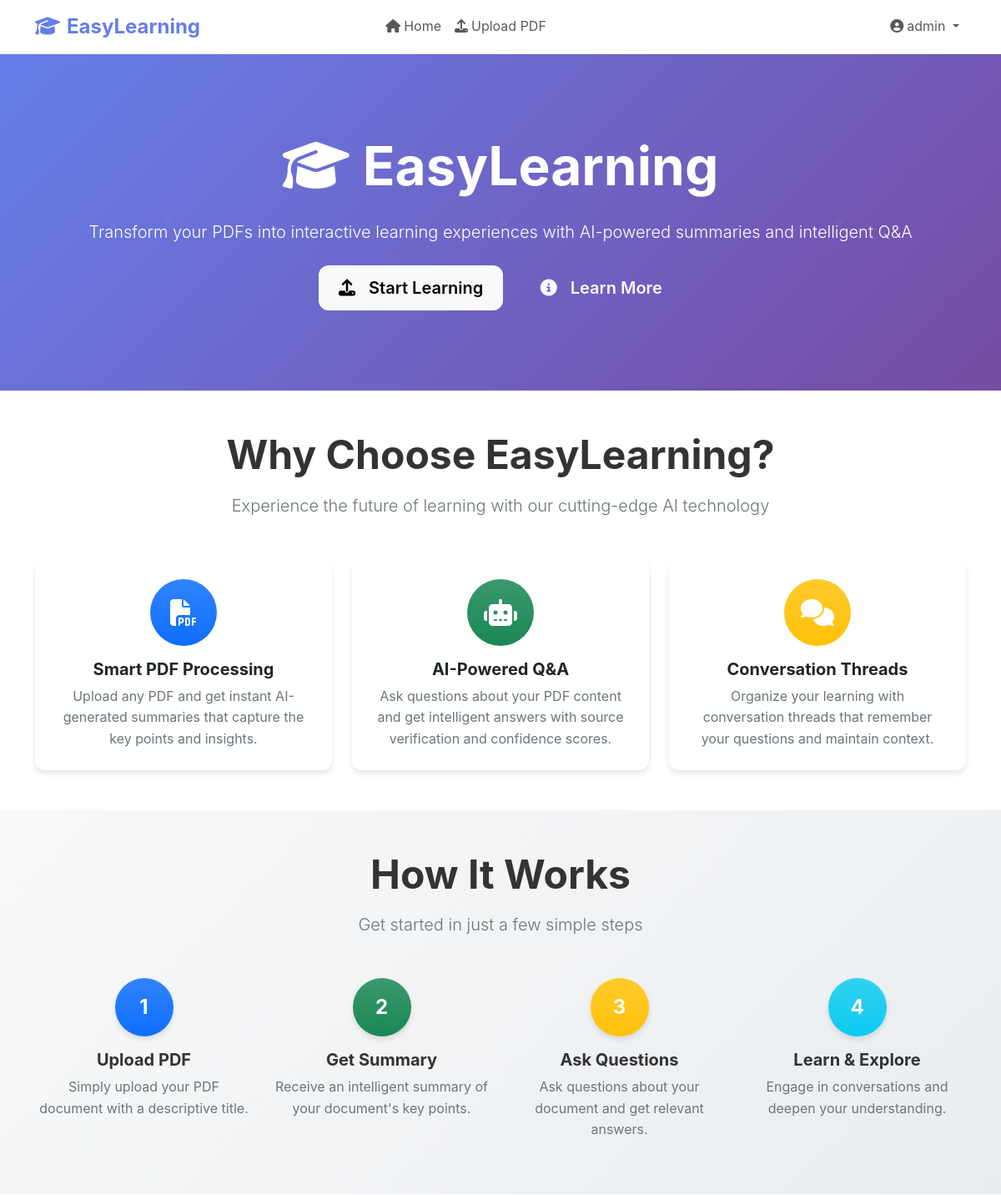
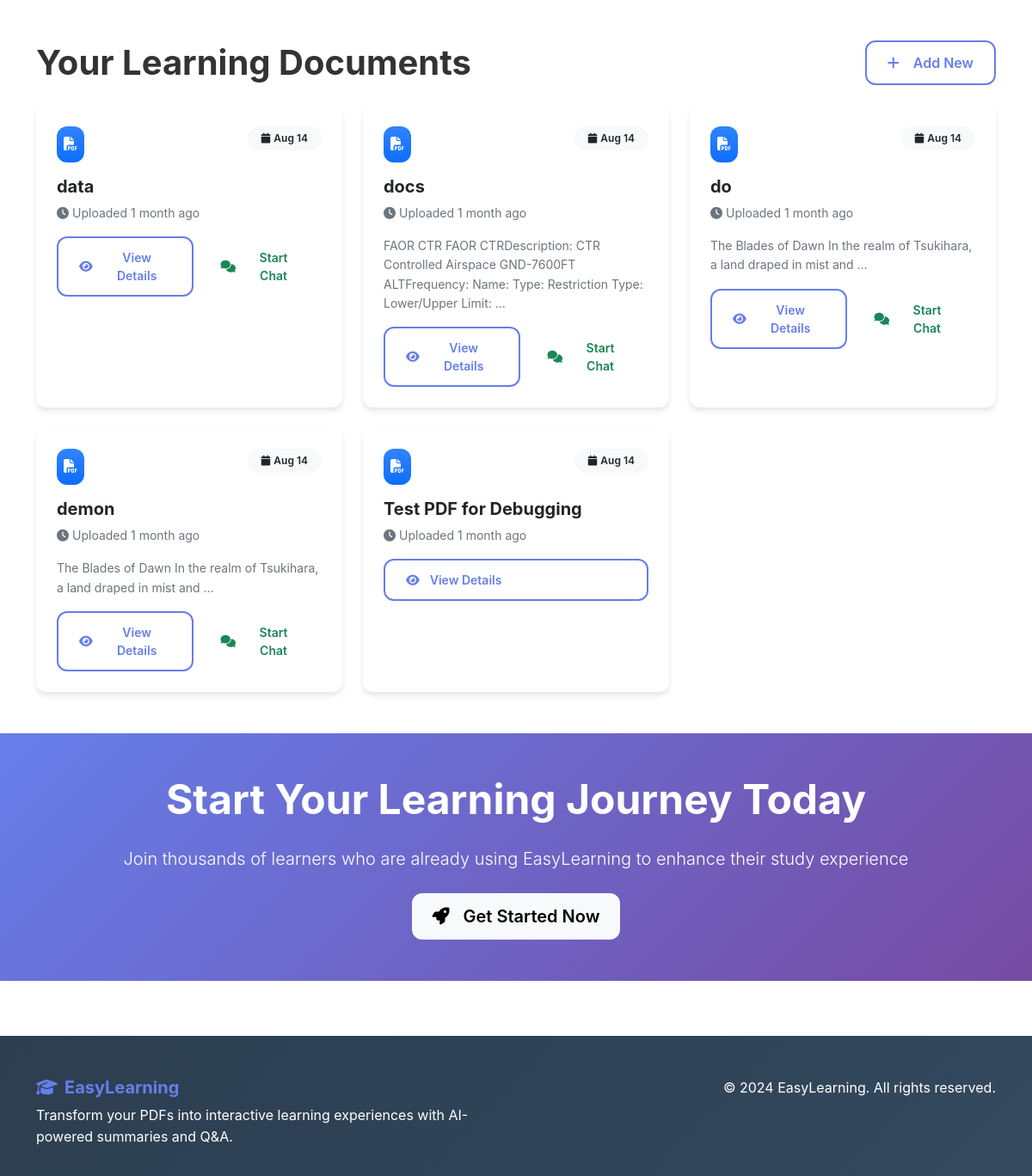
The app's page /home/ (signed in) with its own data (2 pictures, top to bottom).
### easylearning/models.py (models this page shows, shortened)
class PDFDocument(models.Model):
    id = models.UUIDField(primary_key=True, default=uuid.uuid4, editable=False)
    title = models.CharField(max_length=255)
    file = models.FileField(upload_to='pdfs/')
    uploaded_at = models.DateTimeField(auto_now_add=True)
    uploaded_by = models.ForeignKey(User, on_delete=models.CASCADE, null=True, blank=True)

class PDFSummary(models.Model):
    id = models.UUIDField(primary_key=True, default=uuid.uuid4, editable=False)
    pdf_document = models.OneToOneField(PDFDocument, on_delete=models.CASCADE, related_name='summary')
    summary_text = models.TextField()
    generated_at = models.DateTimeField(auto_now_add=True)

### easylearning/views.py (the view)
# urls.py: path('home/', views.home, name='home'),
@login_required
def home(request):
    pdfs = PDFDocument.objects.all().order_by('-uploaded_at')
    return render(request, 'easylearning/home.html', {'pdfs': pdfs})

### templates/easylearning/home.html (shortened to what this page needs)
{% extends 'base.html' %}
{% block content %}
<section class="hero-section">
    <div class="container text-center position-relative">
        <h1 class="display-3 fw-bold mb-4 animate-fade-in-up">
            <i class="fas fa-graduation-cap me-3"></i>EasyLearning
        </h1>
        <p class="lead mb-4 fs-5 animate-fade-in-up" style="animation-delay: 0.2s;">
            Transform your PDFs into interactive learning experiences with AI-powered summaries and intelligent Q&A
        </p>
        <div class="animate-fade-in-up" style="animation-delay: 0.4s;">
            <a href="{% url 'easylearning:upload_pdf' %}" class="btn btn-light btn-lg me-3">
                <i class="fas fa-upload me-2"></i>Start Learning
            </a>
            <a href="#features" class="btn btn-outline-light btn-lg">
                <i class="fas fa-info-circle me-2"></i>Learn More
            </a>
        </div>
    </div>
</section>
<section id="features" class="py-5">
    <div class="container">
        <div class="text-center mb-5">
            <h2 class="display-5 fw-bold mb-3">Why Choose EasyLearning?</h2>
            <p class="lead text-muted">Experience the future of learning with our cutting-edge AI technology</p>
        </div>
        <div class="row g-4">
            <div class="col-md-4">
                <div class="card h-100 text-center border-0 shadow-sm">
                    <div class="card-body p-4">
                        <div class="bg-primary bg-gradient text-white rounded-circle d-inline-flex align-items-center justify-content-center mb-3" style="width: 80px; height: 80px;">
                            <i class="fas fa-file-pdf fa-2x"></i>
                        </div>
                        <h5 class="card-title fw-bold">Smart PDF Processing</h5>
                        <p class="card-text text-muted">Upload any PDF and get instant AI-generated summaries that capture the key points and insights.</p>
                    </div>
                </div>
            </div>
            <div class="col-md-4">
                <div class="card h-100 text-center border-0 shadow-sm">
                    <div class="card-body p-4">
                        <div class="bg-success bg-gradient text-white rounded-circle d-inline-flex align-items-center justify-content-center mb-3" style="width: 80px; height: 80px;">
                            <i class="fas fa-robot fa-2x"></i>
                        </div>
                        <h5 class="card-title fw-bold">AI-Powered Q&A</h5>
                        <p class="card-text text-muted">Ask questions about your PDF content and get intelligent answers with source verification and confidence scores.</p>
                    </div>
                </div>
            </div>
            <div class="col-md-4">
                <div class="card h-100 text-center border-0 shadow-sm">
                    <div class="card-body p-4">
                        <div class="bg-warning bg-gradient text-white rounded-circle d-inline-flex align-items-center justify-content-center mb-3" style="width: 80px; height: 80px;">
                            <i class="fas fa-comments fa-2x"></i>
                        </div>
                        <h5 class="card-title fw-bold">Conversation Threads</h5>
                        <p class="card-text text-muted">Organize your learning with conversation threads that remember your questions and maintain context.</p>
                    </div>
                </div>
            </div>
        </div>
    </div>
</section>
<section class="py-5" style="background: linear-gradient(135deg, #f8f9fa 0%, #e9ecef 100%);">
    <div class="container">
        <div class="text-center mb-5">
            <h2 class="display-5 fw-bold mb-3">How It Works</h2>
            <p class="lead text-muted">Get started in just a few simple steps</p>
        </div>
        <div class="row g-4">
            <div class="col-md-3 text-center">
                <div class="bg-primary bg-gradient text-white rounded-circle d-inline-flex align-items-center justify-content-center mb-3 shadow-sm" style="width: 70px; height: 70px;">
                    <span class="fw-bold fs-4">1</span>
                </div>
                <h5 class="fw-bold">Upload PDF</h5>
                <p class="text-muted">Simply upload your PDF document with a descriptive title.</p>
            </div>
            <div class="col-md-3 text-center">
                <div class="bg-success bg-gradient text-white rounded-circle d-inline-flex align-items-center justify-content-center mb-3 shadow-sm" style="width: 70px; height: 70px;">
                    <span class="fw-bold fs-4">2</span>
                </div>
                <h5 class="fw-bold">Get Summary</h5>
                <p class="text-muted">Receive an intelligent summary of your document's key points.</p>
            </div>
            <div class="col-md-3 text-center">
                <div class="bg-warning bg-gradient text-white rounded-circle d-inline-flex align-items-center justify-content-center mb-3 shadow-sm" style="width: 70px; height: 70px;">
                    <span class="fw-bold fs-4">3</span>
                </div>
                <h5 class="fw-bold">Ask Questions</h5>
                <p class="text-muted">Ask questions about your document and get relevant answers.</p>
            </div>
            <div class="col-md-3 text-center">
                <div class="bg-info bg-gradient text-white rounded-circle d-inline-flex align-items-center justify-content-center mb-3 shadow-sm" style="width: 70px; height: 70px;">
                    <span class="fw-bold fs-4">4</span>
                </div>
                <h5 class="fw-bold">Learn & Explore</h5>
                <p class="text-muted">Engage in conversations and deepen your understanding.</p>
            </div>
        </div>
    </div>
</section>
{% if pdfs %}
<section class="py-5">
    <div class="container">
        <div class="d-flex justify-content-between align-items-center mb-4">
            <h2 class="display-6 fw-bold mb-0">Your Learning Documents</h2>
            <a href="{% url 'easylearning:upload_pdf' %}" class="btn btn-outline-primary">
                <i class="fas fa-plus me-2"></i>Add New
            </a>
        </div>
        <div class="row g-4">
            {% for pdf in pdfs %}
            <div class="col-md-6 col-lg-4">
                <div class="card h-100 border-0 shadow-sm">
                    <div class="card-body p-4">
                        <div class="d-flex align-items-start justify-content-between mb-3">
                            <div class="bg-primary bg-gradient text-white rounded p-2">
                                <i class="fas fa-file-pdf"></i>
                            </div>
                            <span class="badge bg-light text-dark">
                                <i class="fas fa-calendar me-1"></i>{{ pdf.uploaded_at|date:"M d" }}
                            </span>
                        </div>
                        <h5 class="card-title fw-bold mb-2">{{ pdf.title }}</h5>
                        <p class="card-text text-muted small mb-3">
                            <i class="fas fa-clock me-1"></i>Uploaded {{ pdf.uploaded_at|timesince }} ago
                        </p>
                        {% if pdf.summary %}
                            <p class="card-text text-muted small mb-3">
                                {{ pdf.summary.summary_text|truncatewords:15 }}
                            </p>
                        {% endif %}
                        <div class="d-flex gap-2">
                            <a href="{% url 'easylearning:pdf_detail' pdf.id %}" class="btn btn-outline-primary btn-sm flex-fill">
                                <i class="fas fa-eye me-1"></i>View Details
                            </a>
                            {% if pdf.conversations.exists %}
                            <a href="{% url 'easylearning:thread_detail' pdf.conversations.first.id %}" class="btn btn-outline-success btn-sm flex-fill">
                                <i class="fas fa-comments me-1"></i>Start Chat
                            </a>
                            {% endif %}
                        </div>
                    </div>
                </div>
            </div>
            {% endfor %}
        </div>
    </div>
</section>
{% endif %}
<section class="py-5" style="background: linear-gradient(135deg, var(--primary-color) 0%, var(--secondary-color) 100%);">
    <div class="container text-center text-white">
        <h2 class="display-5 fw-bold mb-4">Start Your Learning Journey Today</h2>
        <p class="lead mb-4">Join thousands of learners who are already using EasyLearning to enhance their study experience</p>
        <a href="{% url 'easylearning:upload_pdf' %}" class="btn btn-light btn-lg">
            <i class="fas fa-rocket me-2"></i>Get Started Now
        </a>
    </div>
</section>
{% endblock %}

### templates/base.html (shortened to what this page needs)
<!DOCTYPE html>
<html lang="en">
<head>
    <link href="https://cdn.jsdelivr.net/npm/bootstrap@5.3.0/dist/css/bootstrap.min.css" rel="stylesheet">
    <link rel="stylesheet" href="https://cdnjs.cloudflare.com/ajax/libs/font-awesome/6.4.0/css/all.min.css">
</head>
<body>
    <nav class="navbar navbar-expand-lg navbar-light bg-light shadow-sm">
        <div class="container">
            <a class="navbar-brand" href="{% url 'easylearning:home' %}">
                <i class="fas fa-graduation-cap me-2"></i>EasyLearning
            </a>
            <div class="collapse navbar-collapse justify-content-center" id="navbarNav">
                <ul class="navbar-nav mx-auto">
                    <li class="nav-item">
                        <a class="nav-link" href="{% url 'easylearning:home' %}">
                            <i class="fas fa-home me-1"></i>Home
                        </a>
                    </li>
                    <li class="nav-item">
                        <a class="nav-link" href="{% url 'easylearning:upload_pdf' %}">
                            <i class="fas fa-upload me-1"></i>Upload PDF
                        </a>
                    </li>
                </ul>
                <ul class="navbar-nav ms-auto">
                    {% if user.is_authenticated %}
                        <li class="nav-item dropdown">
                            <a class="nav-link dropdown-toggle" href="#" id="navbarDropdown" role="button" aria-expanded="false">
                                <i class="fas fa-user-circle me-1"></i>{{ user.username }}
                            </a>
                        </li>
                    {% endif %}
                </ul>
            </div>
        </div>
    </nav>
    <main>
        {% block content %}{% endblock %}
    </main>
    <footer class="footer">
        <div class="container">
            <div class="row">
                <div class="col-md-6">
                    <h5><i class="fas fa-graduation-cap me-2"></i>EasyLearning</h5>
                    <p class="mb-0">Transform your PDFs into interactive learning experiences with AI-powered summaries and Q&A.</p>
                </div>
                <div class="col-md-6 text-md-end">
                    <p class="mb-0">&copy; 2024 EasyLearning. All rights reserved.</p>
                </div>
            </div>
        </div>
    </footer>
</body>
</html>

### templates/base.html (style rules this page uses)
:root { --primary-color: #667eea; --secondary-color: #764ba2; --success-color: #28a745; --warning-color: #ffc107; --danger-color: #dc3545; --dark-color: #2c3e50; --light-color: #f8f9fa; --border-radius: 12px; --box-shadow: 0 4px 6px rgba(0, 0, 0, 0.1); --transition: all 0.3s ease; }
body { font-family: 'Inter', -apple-system, BlinkMacSystemFont, 'Segoe UI', Roboto, sans-serif; line-height: 1.6; color: #333; }
.navbar-brand { font-weight: 700; color: var(--primary-color) !important; font-size: 1.5rem; }
.navbar { backdrop-filter: blur(10px); background: rgba(255, 255, 255, 0.95) !important; border-bottom: 1px solid rgba(0, 0, 0, 0.1); }
.hero-section { background: linear-gradient(135deg, var(--primary-color) 0%, var(--secondary-color) 100%); color: white; padding: 6rem 0; position: relative; overflow: hidden; }
.hero-section::before { content: ''; position: absolute; top: 0; left: 0; right: 0; bottom: 0; opacity: 0.3; }
.card { border: none; border-radius: var(--border-radius); box-shadow: var(--box-shadow); transition: var(--transition); background: white; overflow: hidden; }
.btn { border-radius: var(--border-radius); font-weight: 600; padding: 0.75rem 1.5rem; transition: var(--transition); border: none; text-decoration: none; display: inline-flex; align-items: center; gap: 0.5rem; }
.btn-outline-primary { border: 2px solid var(--primary-color); color: var(--primary-color); background: transparent; }
.footer { background: linear-gradient(135deg, var(--dark-color) 0%, #34495e 100%); color: white; padding: 3rem 0 2rem; margin-top: 4rem; }
.footer h5 { color: var(--primary-color); font-weight: 700; }
.badge { border-radius: 20px; padding: 0.5rem 1rem; font-weight: 600; }
.dropdown { position: relative !important; }
.dropdown-toggle::after { display: inline-block; margin-left: 0.255em; vertical-align: 0.255em; content: ""; border-top: 0.3em solid; border-right: 0.3em solid transparent; border-bottom: 0; border-left: 0.3em solid transparent; }
.text-muted { color: #6c757d !important; }
.shadow-sm { box-shadow: var(--box-shadow) !important; }
.rounded { border-radius: var(--border-radius) !important; }
.animate-fade-in-up { animation: fadeInUp 0.6s ease-out; }

### records on screen
PDFDocument: uploaded_at "Aug 14", title "data", uploaded_at "1 month", shows "Start Chat"
PDFDocument: uploaded_at "Aug 14", title "docs", uploaded_at "1 month", summary.summary_text "FAOR CTR FAOR CTRDescription: CTR Controlled Airspace GND-7600FT ALTFrequency: Name: Type: Restriction Type: Lower/Upper Limit: …", shows "Start Chat"
PDFDocument: uploaded_at "Aug 14", title "do", uploaded_at "1 month", summary.summary_text "The Blades of Dawn In the realm of Tsukihara, a land draped in mist and …", shows "Start Chat"
PDFDocument: uploaded_at "Aug 14", title "demon", uploaded_at "1 month", summary.summary_text "The Blades of Dawn In the realm of Tsukihara, a land draped in mist and …", shows "Start Chat"
PDFDocument: uploaded_at "Aug 14", title "Test PDF for Debugging", uploaded_at "1 month"

### other values on screen
{{ user.username }} "admin"
